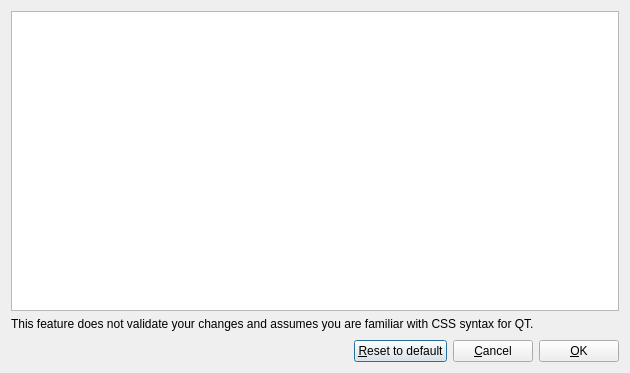
<?xml version="1.0" encoding="UTF-8"?>
<ui version="4.0">
 <class>StyleEditDialog</class>
 <widget class="QDialog" name="StyleEditDialog">
  <property name="geometry">
   <rect>
    <x>0</x>
    <y>0</y>
    <width>630</width>
    <height>373</height>
   </rect>
  </property>
  <property name="windowTitle">
   <string>Style Sheet Editor</string>
  </property>
  <layout class="QGridLayout" name="gridLayout">
   <item row="2" column="0">
    <spacer name="verticalSpacer">
     <property name="orientation">
      <enum>Qt::Vertical</enum>
     </property>
     <property name="sizeType">
      <enum>QSizePolicy::Fixed</enum>
     </property>
     <property name="sizeHint" stdset="0">
      <size>
       <width>20</width>
       <height>3</height>
      </size>
     </property>
    </spacer>
   </item>
   <item row="0" column="0">
    <widget class="QPlainTextEdit" name="pteStyle">
     <property name="sizePolicy">
      <sizepolicy hsizetype="Preferred" vsizetype="Preferred">
       <horstretch>0</horstretch>
       <verstretch>1</verstretch>
      </sizepolicy>
     </property>
     <property name="verticalScrollBarPolicy">
      <enum>Qt::ScrollBarAsNeeded</enum>
     </property>
     <property name="horizontalScrollBarPolicy">
      <enum>Qt::ScrollBarAsNeeded</enum>
     </property>
     <property name="tabChangesFocus">
      <bool>true</bool>
     </property>
     <property name="lineWrapMode">
      <enum>QPlainTextEdit::NoWrap</enum>
     </property>
    </widget>
   </item>
   <item row="3" column="0">
    <layout class="QHBoxLayout" name="horizontalLayout">
     <property name="spacing">
      <number>6</number>
     </property>
     <property name="sizeConstraint">
      <enum>QLayout::SetMinimumSize</enum>
     </property>
     <item>
      <spacer name="horizontalSpacer">
       <property name="orientation">
        <enum>Qt::Horizontal</enum>
       </property>
       <property name="sizeType">
        <enum>QSizePolicy::Expanding</enum>
       </property>
       <property name="sizeHint" stdset="0">
        <size>
         <width>40</width>
         <height>20</height>
        </size>
       </property>
      </spacer>
     </item>
     <item>
      <widget class="QPushButton" name="pbDefault">
       <property name="sizePolicy">
        <sizepolicy hsizetype="Preferred" vsizetype="Fixed">
         <horstretch>0</horstretch>
         <verstretch>0</verstretch>
        </sizepolicy>
       </property>
       <property name="text">
        <string>&amp;Reset to default</string>
       </property>
      </widget>
     </item>
     <item>
      <widget class="QPushButton" name="pbCancel">
       <property name="sizePolicy">
        <sizepolicy hsizetype="Preferred" vsizetype="Fixed">
         <horstretch>0</horstretch>
         <verstretch>0</verstretch>
        </sizepolicy>
       </property>
       <property name="text">
        <string>&amp;Cancel</string>
       </property>
      </widget>
     </item>
     <item>
      <widget class="QPushButton" name="pbOK">
       <property name="sizePolicy">
        <sizepolicy hsizetype="Preferred" vsizetype="Fixed">
         <horstretch>0</horstretch>
         <verstretch>0</verstretch>
        </sizepolicy>
       </property>
       <property name="text">
        <string>&amp;OK</string>
       </property>
       <property name="shortcut">
        <string/>
       </property>
       <property name="default">
        <bool>false</bool>
       </property>
      </widget>
     </item>
    </layout>
   </item>
   <item row="1" column="0">
    <widget class="QLabel" name="label">
     <property name="text">
      <string>This feature does not validate your changes and assumes you are familiar with CSS syntax for QT.</string>
     </property>
     <property name="wordWrap">
      <bool>true</bool>
     </property>
    </widget>
   </item>
  </layout>
 </widget>
 <tabstops>
  <tabstop>pteStyle</tabstop>
  <tabstop>pbOK</tabstop>
  <tabstop>pbCancel</tabstop>
  <tabstop>pbDefault</tabstop>
 </tabstops>
 <resources/>
 <connections/>
</ui>
